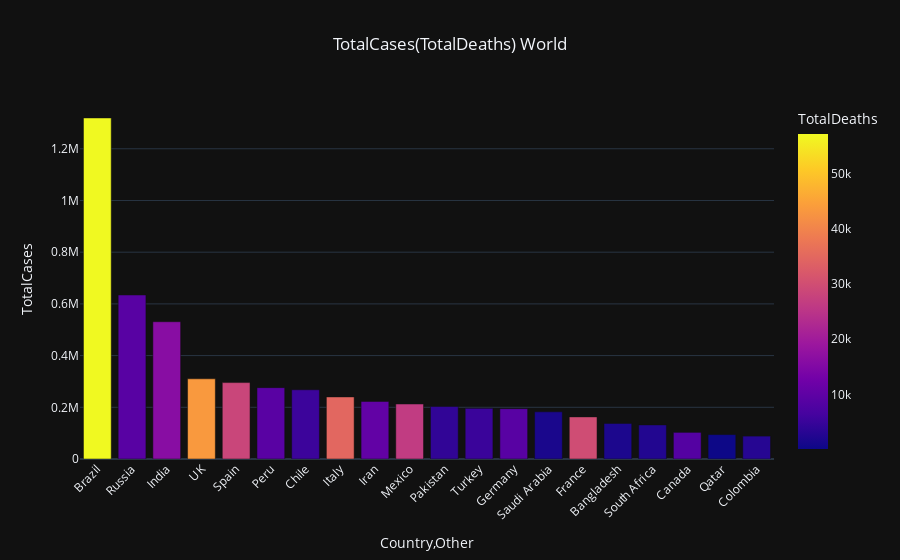

Notebook source saved alongside this figure:
### Markdown cell above
From the above visualization we can infer that although Total Cases in Tamil Nadu and Delhi is close to Gujrat, the deaths in Gujrat is significantly more<br>
Hence **Gujrat must not neglect lockdown measures and concentrate on better medical fascilities**

### Code cell
bar_chart(temp_df1.iloc[2:22, :], total_cases_world, deaths_world, 'World')

### Figure 1 — Plotly figure (JSON) as saved in the notebook; plotly's stock layout.template omitted (floating-point values rounded to 4 significant figures)
{"data": [{"alignmentgroup": "True", "hovertemplate": "Country,Other=%{x}<br>TotalCases=%{y}<br>TotalDeaths=%{marker.color}<extra></extra>", "legendgroup": "", "marker": {"color": [57149, 9073, 16128, 43514, 28341, 9135, 5347, 34716, 10508, 26381, 4118, 5082, 9026, 1551, 29778, 1738, 2413, 8516, 110, 2939], "coloraxis": "coloraxis"}, "name": "", "offsetgroup": "", "orientation": "v", "showlegend": false, "textposition": "auto", "type": "bar", "x": ["Brazil", "Russia", "India", "UK", "Spain", "Peru", "Chile", "Italy", "Iran", "Mexico", "Pakistan", "Turkey", "Germany", "Saudi Arabia", "France", "Bangladesh", "South Africa", "Canada", "Qatar", "Colombia"], "xaxis": "x", "y": [1319274, 634437, 530997, 310250, 295549, 275989, 267766, 240136, 222669, 212802, 202955, 195883, 194705, 182483, 162936, 137787, 131800, 103032, 94413, 88591], "yaxis": "y"}], "layout": {"barmode": "relative", "coloraxis": {"colorbar": {"title": {"text": "TotalDeaths"}}, "colorscale": [[0, "#0d0887"], [0.1111, "#46039f"], [0.2222, "#7201a8"], [0.3333, "#9c179e"], [0.4444, "#bd3786"], [0.5556, "#d8576b"], [0.6667, "#ed7953"], [0.7778, "#fb9f3a"], [0.8889, "#fdca26"], [1, "#f0f921"]]}, "hovermode": "x", "legend": {"tracegroupgap": 0}, "title": {"text": "TotalCases(TotalDeaths) World", "x": 0.5, "xanchor": "center"}, "xaxis": {"anchor": "y", "domain": [0, 1], "tickangle": -45, "title": {"text": "Country,Other"}}, "yaxis": {"anchor": "x", "domain": [0, 1], "title": {"text": "TotalCases"}}}}
